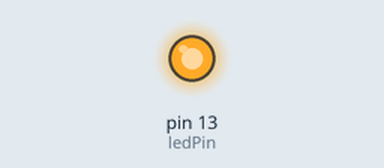
This sketch was run on a simulated Arduino Uno, built with avr-gcc and run on an emulated ATmega328P. Parts: output pins drawn as LEDs (lit = HIGH).

Above: at 0.7 s.
At 6.4 s:
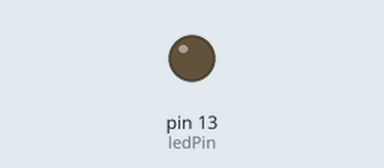
Timing chart, 0 to 8.6 s (numbered marks = the images above):
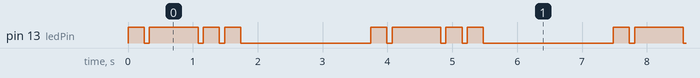

Measured:
- by itself, pin 13 (ledPin): repeats every 3.7 s: LOW 0.08 s, HIGH 0.75 s, 2 × (LOW 0.08 s, HIGH 0.25 s), LOW 2.0 s, HIGH 0.25 s
- by itself, everything shown: repeats every 3.7 s, in 8 steps

The sketch:

ex2_morse_code.ino
```cpp
int ledPin = 13;
void setup() {	// the setup function runs once
  pinMode(ledPin, OUTPUT);
}
              //morse code for the letters “A.I.”
int times[] = {250,80,750,80,250,80,250,2000};
void loop() {  // will run forever, while there is power
    digitalWrite(ledPin, HIGH); //5V output on pin 13
    delay(times[0]);                //wait some time
    digitalWrite(ledPin, LOW);  //0V output on pin 13
    delay(times[1]);                //wait some time
    digitalWrite(ledPin, HIGH); //5V output on pin 13
    delay(times[2]);                //wait some time
    digitalWrite(ledPin, LOW);  //0V output on pin 13
    delay(times[3]);                //wait some time
    digitalWrite(ledPin, HIGH); //5V output on pin 13
    delay(times[4]);                //wait some time
    digitalWrite(ledPin, LOW);  //0V output on pin 13
    delay(times[5]);                //wait some time
    digitalWrite(ledPin, HIGH); //5V output on pin 13
    delay(times[6]);                //wait some time
    digitalWrite(ledPin, LOW);  //0V output on pin 13
    delay(times[7]);                //wait some time
}
```
